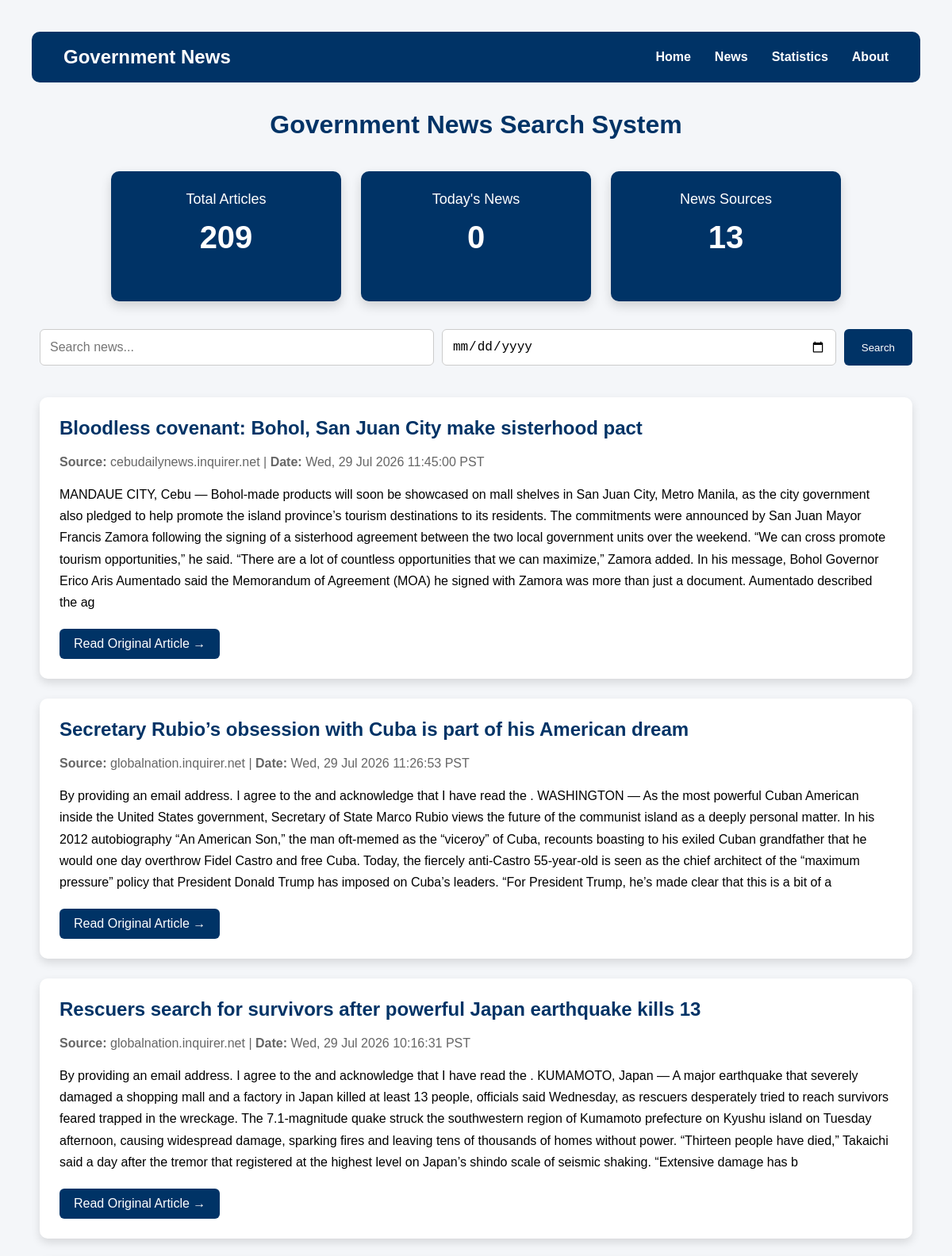
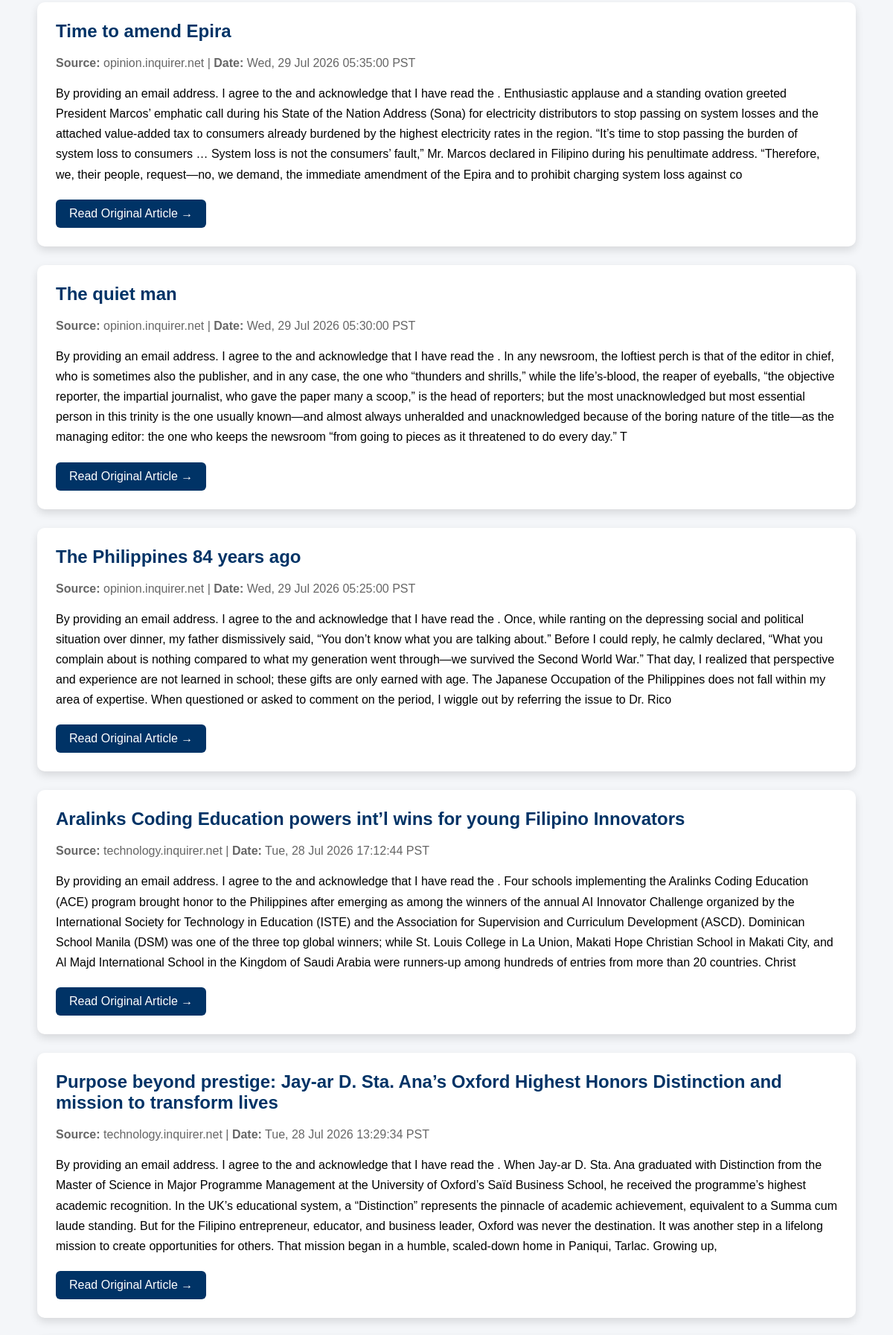
Screenshot of /?search=&date=&page=4 (upper part) with the database file from the repository (2 pictures, top to bottom).
### tables this page shows
CREATE TABLE news (
                id INTEGER PRIMARY KEY AUTOINCREMENT,
                title TEXT,
                link TEXT UNIQUE,
                source TEXT,
                date TEXT,
                summary TEXT
            );

### website/app.py (the view)
@app.route("/")
def home():
    search = request.args.get("search", "")
    date = request.args.get("date", "")
    page = request.args.get("page", 1, type=int)
    per_page = 10
    articles = get_articles(search, date, page, per_page)
    dashboard_total, today_articles, total_sources = get_dashboard_stats()
    total_articles = count_articles(search, date)
    total_pages = (total_articles + per_page - 1) // per_page
    return render_template(
        "index.html",
        articles=articles,
        search=search,
        date=date,
        total_articles=dashboard_total,
        today_articles=today_articles,
        total_sources=total_sources,
        page=page,
        total_pages=total_pages
    )

### website/database.py (called while the page is built, shortened)
def get_articles(search="", date="", page=1, per_page=10):
    conn = sqlite3.connect(DB_PATH)
    conn.row_factory = sqlite3.Row
    cursor = conn.cursor()
    conditions = []
    parameters = []
    if date:
        conditions.append("date LIKE ?")
        parameters.append(f"{date}%")
    query = """
    SELECT title, source, date, summary, link
    FROM news
    """
    if conditions:
        query += " WHERE " + " AND ".join(conditions)
    query += " ORDER BY date DESC"
    offset = (page - 1) * per_page
    query += " LIMIT ? OFFSET ?"
    parameters.extend([per_page, offset])
    cursor.execute(query, parameters)
    articles = cursor.fetchall()
    conn.close()
    return articles

def count_articles(search="", date=""):
    conn = sqlite3.connect(DB_PATH)
    cursor = conn.cursor()
    conditions = []
    parameters = []
    if date:
        conditions.append("date LIKE ?")
        parameters.append(f"{date}%")
    query = "SELECT COUNT(*) FROM news"
    if conditions:
        query += " WHERE " + " AND ".join(conditions)
    cursor.execute(query, parameters)
    total = cursor.fetchone()[0]
    conn.close()
    return total

def get_dashboard_stats():
    conn = sqlite3.connect(DB_PATH)
    cursor = conn.cursor()
    cursor.execute("SELECT COUNT(*) FROM news")
    total_articles = cursor.fetchone()[0]
    cursor.execute("""
        SELECT COUNT(*)
        FROM news
        WHERE date LIKE date('now') || '%'
    """)
    today_articles = cursor.fetchone()[0]
    cursor.execute("SELECT COUNT(DISTINCT source) FROM news")
    total_sources = cursor.fetchone()[0]
    conn.close()
    return total_articles, today_articles, total_sources

### website/templates/index.html (shortened to what this page needs)
<!DOCTYPE html>
<html lang="en">
<head>
    <link rel="stylesheet"
          href="{{ url_for('static', filename='css/style.css') }}">
</head>
<body>
<nav class="navbar">
    <div class="logo">
        Government News
    </div>
    <ul class="nav-links">
        <li><a href="/">Home</a></li>
        <li><a href="#news">News</a></li>
        <li><a href="#stats">Statistics</a></li>
        <li><a href="#about">About</a></li>
    </ul>
</nav>
<div class="container">
    <h1>Government News Search System</h1>
    <div id="stats" class="dashboard">
    <div class="stat-card">
        <h3>Total Articles</h3>
        <h2>{{ total_articles }}</h2>
    </div>
    <div class="stat-card">
        <h3>Today's News</h3>
        <h2>{{ today_articles }}</h2>
    </div>
    <div class="stat-card">
        <h3>News Sources</h3>
        <h2>{{ total_sources }}</h2>
    </div>
</div>
    <form method="GET" class="search-box">
        <input
            type="text"
            name="search"
            placeholder="Search news..."
            value="{{ search }}">
        <input
            type="date"
            name="date"
            value="{{ date }}">
        <button type="submit">
            Search
        </button>
    </form>
    <div id="news">
        {% if articles %}
            {% for article in articles %}
            <div class="news-card">
                <h2>{{ article.title }}</h2>
                <div class="meta">
                    <strong>Source:</strong> {{ article.source }}
                    |
                    <strong>Date:</strong> {{ article.date }}
                </div>
                <p class="summary">
                    {{ article.summary }}
                </p>
                <a
                    class="read-btn"
                    href="{{ article.link }}"
                    target="_blank">
                    Read Original Article →
                </a>
            </div>
            {% endfor %}
        {% else %}
            <div class="news-card">
                <h2>No Articles Found</h2>
                <p>Try another keyword or choose a different date.</p>
            </div>
        {% endif %}
    </div>
</div>
</body>
</html>

### website/static/css/style.css (style rules this page uses)
html { scroll-behavior:smooth; }
.navbar { background:#003366; color:white; display:flex; justify-content:space-between; align-items:center; padding:18px 40px; border-radius:10px; margin-bottom:35px; }
.logo { font-size:24px; font-weight:bold; }
.nav-links { list-style:none; display:flex; gap:30px; margin:0; padding:0; }
.nav-links a { color:white; text-decoration:none; font-weight:bold; }
body { font-family: Arial, Helvetica, sans-serif; background:#f4f6f9; margin:0; padding:40px; }
.container { max-width:1100px; margin:auto; }
h1 { text-align:center; color:#003366; margin-bottom:40px; }
.news-card { background:white; border-radius:10px; padding:25px; margin-bottom:25px; box-shadow:0 5px 12px rgba(0,0,0,.12); }
.news-card h2 { margin-top:0; color:#003366; }
.meta { color:#666; margin-bottom:18px; }
.summary { line-height:1.7; margin-bottom:20px; }
.read-btn { display:inline-block; background:#003366; color:white; padding:10px 18px; border-radius:6px; text-decoration:none; }
.search-box { display:flex; justify-content:center; gap:10px; margin-bottom:40px; }
.search-box input { width:500px; padding:12px; border:1px solid #ccc; border-radius:6px; font-size:16px; }
.search-box button { background:#003366; color:white; border:none; padding:12px 22px; border-radius:6px; cursor:pointer; }
.search-box input[type="date"] { padding:12px; border:1px solid #ccc; border-radius:6px; font-size:16px; }
.dashboard { display:flex; justify-content:center; gap:25px; margin:35px 0; flex-wrap:wrap; }
.stat-card { width:240px; background:#003366; color:white; border-radius:10px; padding:25px; text-align:center; box-shadow:0 6px 14px rgba(0,0,0,.15); transition:.25s; }
.stat-card h3 { margin:0; font-size:18px; font-weight:500; }
.stat-card h2 { margin-top:15px; font-size:40px; }

### rows the page displays
news: title "Bloodless covenant: Bohol, San Juan City make sisterhood pact", source "cebudailynews.inquirer.net", date "Wed, 29 Jul 2026 11:45:00 PST", summary "MANDAUE CITY, Cebu — Bohol-made products will soon be showcased on mall shelves in San Juan City, Metro Manila, as the city government also pledged to help promote the island province’s tourism destinations to its residents. The commitments were announced by San Juan Mayor Francis Zamora following the signing of a sisterhood agreement between the two local government units over the weekend. “We can cross promote tourism opportunities,” he said. “There are a lot of countless opportunities that we can maximize,” Zamora added. In his message, Bohol Governor Erico Aris Aumentado said the Memorandum of Agreement (MOA) he signed with Zamora was more than just a document. Aumentado described the ag"
news: title "Secretary Rubio’s obsession with Cuba is part of his American dream", source "globalnation.inquirer.net", date "Wed, 29 Jul 2026 11:26:53 PST", summary "By providing an email address. I agree to the and acknowledge that I have read the . WASHINGTON — As the most powerful Cuban American inside the United States government, Secretary of State Marco Rubio views the future of the communist island as a deeply personal matter. In his 2012 autobiography “An American Son,” the man oft-memed as the “viceroy” of Cuba, recounts boasting to his exiled Cuban grandfather that he would one day overthrow Fidel Castro and free Cuba. Today, the fiercely anti-Castro 55-year-old is seen as the chief architect of the “maximum pressure” policy that President Donald Trump has imposed on Cuba’s leaders. “For President Trump, he’s made clear that this is a bit of a"
news: title "Rescuers search for survivors after powerful Japan earthquake kills 13", source "globalnation.inquirer.net", date "Wed, 29 Jul 2026 10:16:31 PST", summary "By providing an email address. I agree to the and acknowledge that I have read the . KUMAMOTO, Japan — A major earthquake that severely damaged a shopping mall and a factory in Japan killed at least 13 people, officials said Wednesday, as rescuers desperately tried to reach survivors feared trapped in the wreckage. The 7.1-magnitude quake struck the southwestern region of Kumamoto prefecture on Kyushu island on Tuesday afternoon, causing widespread damage, sparking fires and leaving tens of thousands of homes without power. “Thirteen people have died,” Takaichi said a day after the tremor that registered at the highest level on Japan’s shindo scale of seismic shaking. “Extensive damage has b"
news: title "Time to amend Epira", source "opinion.inquirer.net", date "Wed, 29 Jul 2026 05:35:00 PST", summary "By providing an email address. I agree to the and acknowledge that I have read the . Enthusiastic applause and a standing ovation greeted President Marcos’ emphatic call during his State of the Nation Address (Sona) for electricity distributors to stop passing on system losses and the attached value-added tax to consumers already burdened by the highest electricity rates in the region. “It’s time to stop passing the burden of system loss to consumers … System loss is not the consumers’ fault,” Mr. Marcos declared in Filipino during his penultimate address. “Therefore, we, their people, request—no, we demand, the immediate amendment of the Epira and to prohibit charging system loss against co"
news: title "The quiet man", source "opinion.inquirer.net", date "Wed, 29 Jul 2026 05:30:00 PST", summary "By providing an email address. I agree to the and acknowledge that I have read the . In any newsroom, the loftiest perch is that of the editor in chief, who is sometimes also the publisher, and in any case, the one who “thunders and shrills,” while the life’s-blood, the reaper of eyeballs, “the objective reporter, the impartial journalist, who gave the paper many a scoop,” is the head of reporters; but the most unacknowledged but most essential person in this trinity is the one usually known—and almost always unheralded and unacknowledged because of the boring nature of the title—as the managing editor: the one who keeps the newsroom “from going to pieces as it threatened to do every day.” T"
news: title "The Philippines 84 years ago", source "opinion.inquirer.net", date "Wed, 29 Jul 2026 05:25:00 PST", summary "By providing an email address. I agree to the and acknowledge that I have read the . Once, while ranting on the depressing social and political situation over dinner, my father dismissively said, “You don’t know what you are talking about.” Before I could reply, he calmly declared, “What you complain about is nothing compared to what my generation went through—we survived the Second World War.” That day, I realized that perspective and experience are not learned in school; these gifts are only earned with age. The Japanese Occupation of the Philippines does not fall within my area of expertise. When questioned or asked to comment on the period, I wiggle out by referring the issue to Dr. Rico"
news: title "Aralinks Coding Education powers int’l wins for young Filipino Innovators", source "technology.inquirer.net", date "Tue, 28 Jul 2026 17:12:44 PST", summary "By providing an email address. I agree to the and acknowledge that I have read the . Four schools implementing the Aralinks Coding Education (ACE) program brought honor to the Philippines after emerging as among the winners of the annual AI Innovator Challenge organized by the International Society for Technology in Education (ISTE) and the Association for Supervision and Curriculum Development (ASCD). Dominican School Manila (DSM) was one of the three top global winners; while St. Louis College in La Union, Makati Hope Christian School in Makati City, and Al Majd International School in the Kingdom of Saudi Arabia were runners-up among hundreds of entries from more than 20 countries. Christ"
news: title "Purpose beyond prestige: Jay-ar D. Sta. Ana’s Oxford Highest Honors Distinction and mission to transform lives", source "technology.inquirer.net", date "Tue, 28 Jul 2026 13:29:34 PST", summary "By providing an email address. I agree to the and acknowledge that I have read the . When Jay-ar D. Sta. Ana graduated with Distinction from the Master of Science in Major Programme Management at the University of Oxford’s Saïd Business School, he received the programme’s highest academic recognition. In the UK’s educational system, a “Distinction” represents the pinnacle of academic achievement, equivalent to a Summa cum laude standing. But for the Filipino entrepreneur, educator, and business leader, Oxford was never the destination. It was another step in a lifelong mission to create opportunities for others. That mission began in a humble, scaled-down home in Paniqui, Tarlac. Growing up,"

### other values shown
{{ total_articles }} "209"
{{ today_articles }} "0"
{{ total_sources }} "13"
